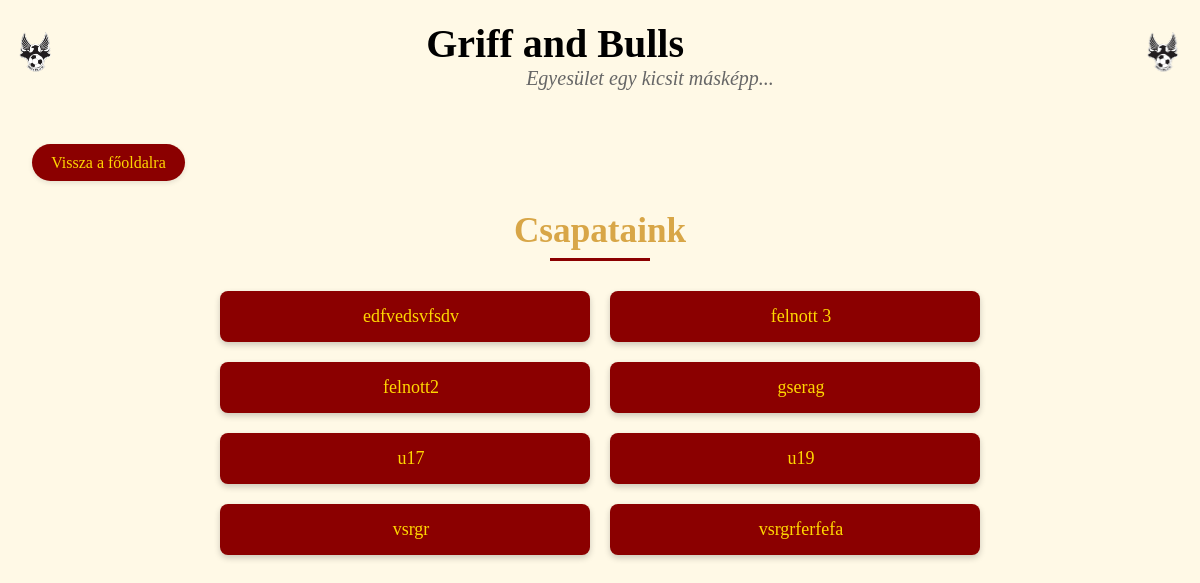
The page /csapatok/ on the database as committed earlier.
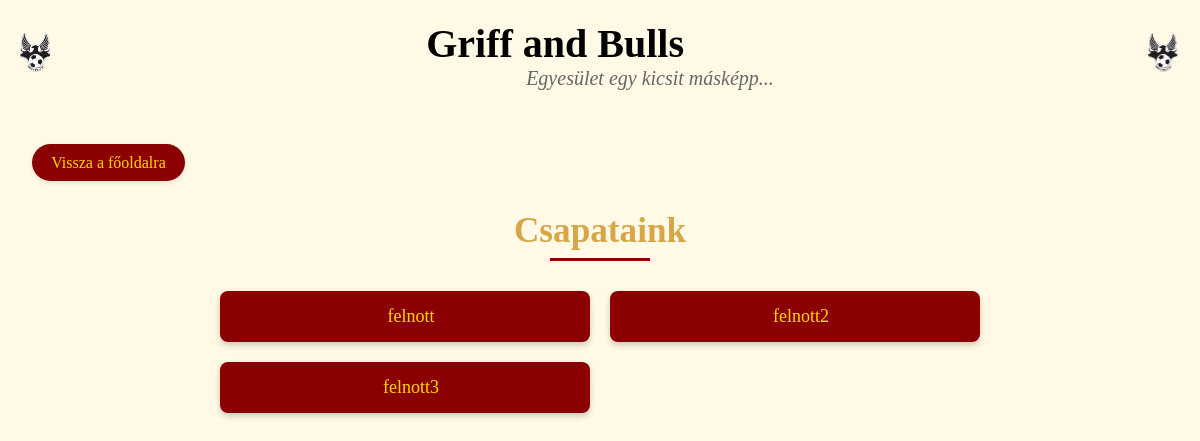
The same page on the database as committed later.
### hirek/models.py (models this page shows, shortened)
class Korosztaly(models.Model):
    nev = models.CharField("Korosztály neve", max_length=100)
    slug = models.SlugField(unique=True)
    sorrend = models.PositiveIntegerField("Sorrend", default=0)
    class Meta:
        verbose_name = "Korosztály"
        verbose_name_plural = "Korosztályok"
        ordering = ['sorrend']

### hirek/views.py (the view)
# urls.py: path("csapatok/", csapataink, name='csapatok'),
def csapataink(request):
    korosztalyok = Korosztaly.objects.all().order_by('nev')
    return render(request, 'hirek/csapatok.html', {'korosztalyok': korosztalyok})

### hirek/templates/hirek/csapatok.html (shortened to what this page needs)
{% load static %}
<!DOCTYPE html>
<html lang="en">
  <head>
    <link rel="stylesheet" href="{% static 'hirek/csapatok-lista.css' %}" />
    <link rel="stylesheet" href="{% static 'hirek/header.css' %}" />
    <link rel="stylesheet" href="{% static 'hirek/footer.css' %}" />
    <link rel="stylesheet" href="{% static 'hirek/szinek.css' %}" />
  </head>
  <body>
    <header>
      <img
        class="gab_feher_bal"
        src="{% static 'hirek/gab_feher.png' %}"
        alt="GAB Fehér"
      />
      <div class="header-text">
        <h1>Griff and Bulls</h1>
        <p>Egyesület egy kicsit másképp...</p>
      </div>
      <img
        class="gab_feher_jobb"
        src="{% static 'hirek/gab_feher.png' %}"
        alt="GAB Fehér"
      />
    </header>
    <nav>
      <ul>
        <li><a href="{% url 'index' %}"> Vissza a főoldalra</a></li>
      </ul>
    </nav>
    <main class="csapatok-container">
      <h2 class="section-title">Csapataink</h2>
      <ul class="csapatok-lista">
        {% for korosztaly in korosztalyok %}
          <li>
            <a href="{% url 'korosztaly' korosztaly.slug %}">
              {{ korosztaly.nev }}
            </a>
          </li>
        {% endfor %}
      </ul>
    </main>
  </body>
</html>

Rows that differ between the two databases and show on the page:
removed Korosztaly: nev "edfvedsvfsdv"
removed Korosztaly: nev "felnott 3"
removed Korosztaly: nev "gserag"
removed Korosztaly: nev "u17"
removed Korosztaly: nev "u19"
removed Korosztaly: nev "vsrgr"
removed Korosztaly: nev "vsrgrferfefa"
added Korosztaly: nev "felnott"
added Korosztaly: nev "felnott3"
